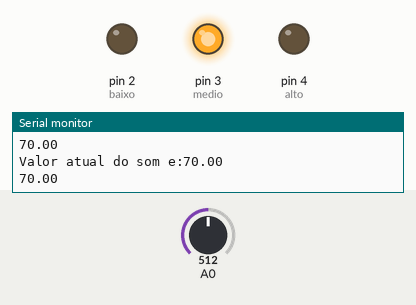
This sketch was run on a simulated Arduino Uno, built with avr-gcc and run on an emulated ATmega328P. On the bench: output pins drawn as LEDs (lit = HIGH), the last lines printed to the serial monitor. The inputs (shaded band) are chosen by the test bench; at power-on: A0 = 512.

Above: at 1.3 s.
1.4 s: A0 set to 605
2.9 s: A0 set to 632
At 4.0 s:
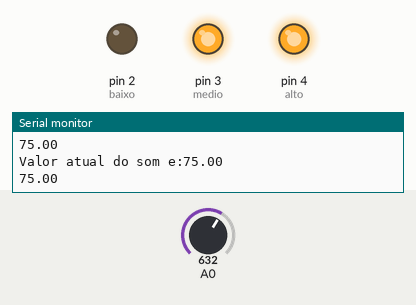
4.5 s: A0 set to 511
At 5.3 s:
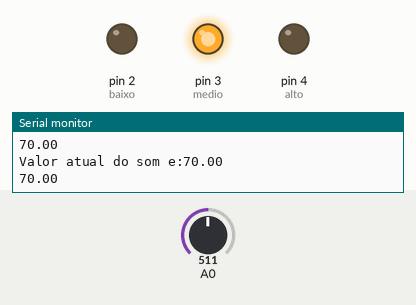
6.0 s: A0 set to 716
At 6.6 s:
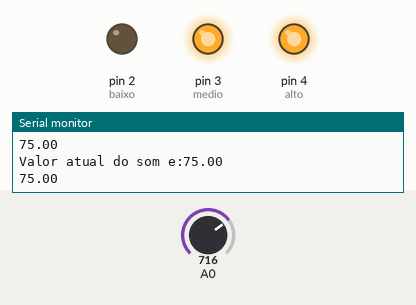
Timing chart, 0 to 8.5 s (numbered marks = the images above; inputs shaded):
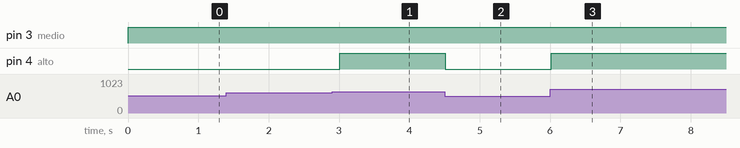

Measured:
- the behaviour switches between 613 and 614 on A0 (found by bisection; images 0 and 1)
- after the input at 2.9 s, pin 4 (alto): LOW → HIGH after 0.11 s
- after the input at 4.5 s, pin 4 (alto): HIGH → LOW at once
- after the input at 6.0 s, pin 4 (alto): LOW → HIGH at once

The sketch:

Abajas.ino
```cpp
#define medio 3
#define alto 4
#define baixo 2
float som;
float max_v = 5.0;
float min_v = 0.0;
float max_s = 86.0;
float min_s = 58.0;

void setup()
{

  Serial.begin(9600);
  pinMode(som,INPUT);
  pinMode(medio,OUTPUT);
  pinMode(alto,OUTPUT);
  pinMode(baixo,OUTPUT);

}void loop(){

  som = (analogRead(A0)*5)/1023;
  som = map(som,max_v,min_v,max_s,min_s);
  Serial.print("Valor atual do som e:");
  Serial.println(som);

  Serial.println(som);
 if (som > 72.0){
    digitalWrite(alto,HIGH);
    digitalWrite(baixo,LOW);
    digitalWrite(medio, HIGH);
  }
  else if (som < 40.0){
    digitalWrite(baixo,HIGH);
    digitalWrite(alto,LOW);
    digitalWrite(medio, LOW);
  }
  else{
    digitalWrite(baixo,LOW);
    digitalWrite(alto,LOW);
    digitalWrite(medio, HIGH);
  }
  delay(500);
}
```
